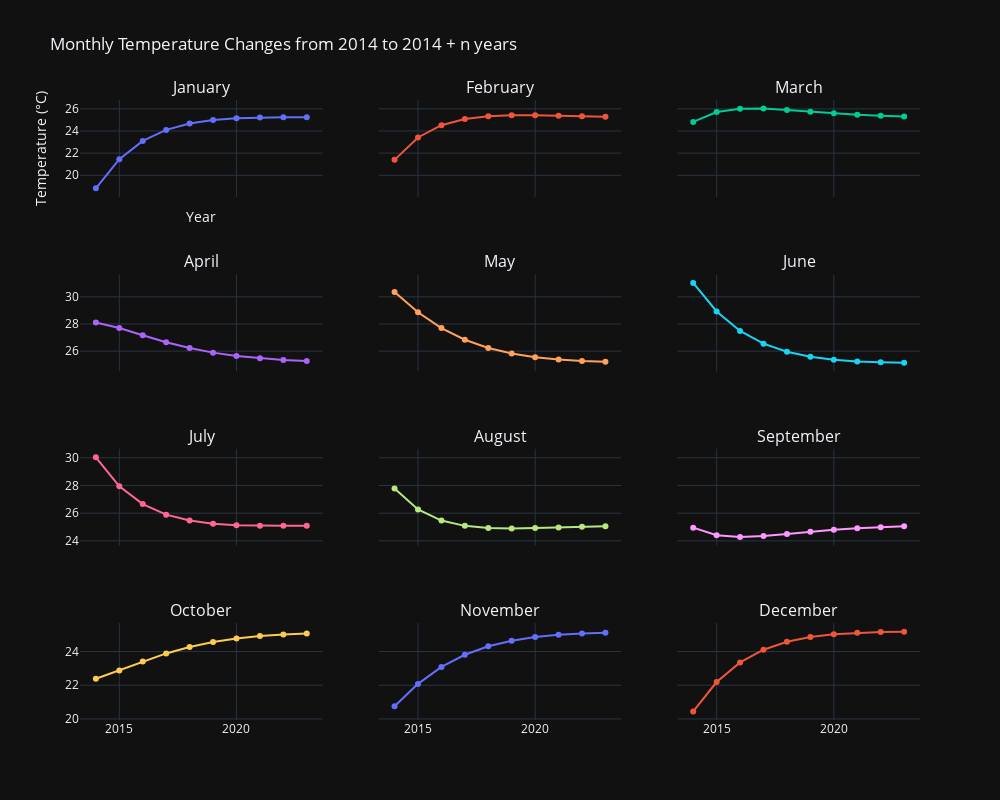

The cell this chart's notebook holds for it:
### Code cell
import plotly.graph_objects as go
from plotly.subplots import make_subplots

# Assuming monthly_change and num_years are already defined

# List of months for labeling
months = ["January", "February", "March", "April", "May", "June", 
          "July", "August", "September", "October", "November", "December"]

# Create subplots (4 rows, 3 columns)
fig = make_subplots(
    rows=4, cols=3,
    subplot_titles=months,
    shared_xaxes=True,
    shared_yaxes=True
)

# Add traces for each month
for pos in range(12):
    fig.add_trace(
        go.Scatter(
            x=[2014 + i for i in range(num_years)],  # Years from 2014 to 2014 + n
            y=monthly_change[pos],
            mode='lines+markers',
            name=months[pos]
        ),
        row=(pos // 3) + 1,  # Determine row (1 to 4)
        col=(pos % 3) + 1   # Determine column (1 to 3)
    )

# Update layout for the plot
fig.update_layout(
    title="Monthly Temperature Changes from 2014 to 2014 + n years",
    showlegend=False,  # Hide legend as it's redundant here
    height=800,        # Set height of the figure
    width=1000,        # Set width of the figure
    template="plotly_dark",
    xaxis_title="Year",
    yaxis_title="Temperature (°C)"
)

# Show the interactive plot
fig.show()

### Figure 1 — Plotly figure (JSON) as saved in the notebook; plotly's stock layout.template omitted (floating-point values rounded to 4 significant figures)
{"data": [{"mode": "lines+markers", "name": "January", "type": "scatter", "x": [2014, 2015, 2016, 2017, 2018, 2019, 2020, 2021, 2022, 2023], "xaxis": "x", "y": [18.83, 21.46, 23.11, 24.1, 24.67, 24.99, 25.14, 25.21, 25.24, 25.23], "yaxis": "y"}, {"mode": "lines+markers", "name": "February", "type": "scatter", "x": [2014, 2015, 2016, 2017, 2018, 2019, 2020, 2021, 2022, 2023], "xaxis": "x2", "y": [21.39, 23.41, 24.52, 25.08, 25.33, 25.42, 25.41, 25.38, 25.33, 25.29], "yaxis": "y2"}, {"mode": "lines+markers", "name": "March", "type": "scatter", "x": [2014, 2015, 2016, 2017, 2018, 2019, 2020, 2021, 2022, 2023], "xaxis": "x3", "y": [24.82, 25.72, 26.02, 26.02, 25.9, 25.74, 25.59, 25.47, 25.37, 25.3], "yaxis": "y3"}, {"mode": "lines+markers", "name": "April", "type": "scatter", "x": [2014, 2015, 2016, 2017, 2018, 2019, 2020, 2021, 2022, 2023], "xaxis": "x4", "y": [28.1, 27.71, 27.17, 26.66, 26.23, 25.89, 25.64, 25.47, 25.35, 25.27], "yaxis": "y4"}, {"mode": "lines+markers", "name": "May", "type": "scatter", "x": [2014, 2015, 2016, 2017, 2018, 2019, 2020, 2021, 2022, 2023], "xaxis": "x5", "y": [30.35, 28.86, 27.7, 26.84, 26.24, 25.82, 25.56, 25.38, 25.28, 25.22], "yaxis": "y5"}, {"mode": "lines+markers", "name": "June", "type": "scatter", "x": [2014, 2015, 2016, 2017, 2018, 2019, 2020, 2021, 2022, 2023], "xaxis": "x6", "y": [31.02, 28.92, 27.49, 26.55, 25.95, 25.58, 25.37, 25.24, 25.18, 25.15], "yaxis": "y6"}, {"mode": "lines+markers", "name": "July", "type": "scatter", "x": [2014, 2015, 2016, 2017, 2018, 2019, 2020, 2021, 2022, 2023], "xaxis": "x7", "y": [30.03, 27.94, 26.65, 25.89, 25.47, 25.24, 25.13, 25.09, 25.08, 25.09], "yaxis": "y7"}, {"mode": "lines+markers", "name": "August", "type": "scatter", "x": [2014, 2015, 2016, 2017, 2018, 2019, 2020, 2021, 2022, 2023], "xaxis": "x8", "y": [27.77, 26.26, 25.47, 25.08, 24.93, 24.9, 24.92, 24.97, 25.01, 25.05], "yaxis": "y8"}, {"mode": "lines+markers", "name": "September", "type": "scatter", "x": [2014, 2015, 2016, 2017, 2018, 2019, 2020, 2021, 2022, 2023], "xaxis": "x9", "y": [24.95, 24.4, 24.28, 24.35, 24.5, 24.65, 24.79, 24.91, 24.99, 25.05], "yaxis": "y9"}, {"mode": "lines+markers", "name": "October", "type": "scatter", "x": [2014, 2015, 2016, 2017, 2018, 2019, 2020, 2021, 2022, 2023], "xaxis": "x10", "y": [22.38, 22.88, 23.41, 23.89, 24.27, 24.56, 24.77, 24.92, 25.01, 25.08], "yaxis": "y10"}, {"mode": "lines+markers", "name": "November", "type": "scatter", "x": [2014, 2015, 2016, 2017, 2018, 2019, 2020, 2021, 2022, 2023], "xaxis": "x11", "y": [20.76, 22.08, 23.09, 23.81, 24.31, 24.65, 24.86, 25.0, 25.08, 25.12], "yaxis": "y11"}, {"mode": "lines+markers", "name": "December", "type": "scatter", "x": [2014, 2015, 2016, 2017, 2018, 2019, 2020, 2021, 2022, 2023], "xaxis": "x12", "y": [20.45, 22.19, 23.35, 24.11, 24.58, 24.86, 25.02, 25.11, 25.16, 25.18], "yaxis": "y12"}], "layout": {"annotations": [{"font": {"size": 16}, "showarrow": false, "text": "January", "x": 0.1444, "xanchor": "center", "xref": "paper", "y": 1, "yanchor": "bottom", "yref": "paper"}, {"font": {"size": 16}, "showarrow": false, "text": "February", "x": 0.5, "xanchor": "center", "xref": "paper", "y": 1, "yanchor": "bottom", "yref": "paper"}, {"font": {"size": 16}, "showarrow": false, "text": "March", "x": 0.8556, "xanchor": "center", "xref": "paper", "y": 1, "yanchor": "bottom", "yref": "paper"}, {"font": {"size": 16}, "showarrow": false, "text": "April", "x": 0.1444, "xanchor": "center", "xref": "paper", "y": 0.7188, "yanchor": "bottom", "yref": "paper"}, {"font": {"size": 16}, "showarrow": false, "text": "May", "x": 0.5, "xanchor": "center", "xref": "paper", "y": 0.7188, "yanchor": "bottom", "yref": "paper"}, {"font": {"size": 16}, "showarrow": false, "text": "June", "x": 0.8556, "xanchor": "center", "xref": "paper", "y": 0.7188, "yanchor": "bottom", "yref": "paper"}, {"font": {"size": 16}, "showarrow": false, "text": "July", "x": 0.1444, "xanchor": "center", "xref": "paper", "y": 0.4375, "yanchor": "bottom", "yref": "paper"}, {"font": {"size": 16}, "showarrow": false, "text": "August", "x": 0.5, "xanchor": "center", "xref": "paper", "y": 0.4375, "yanchor": "bottom", "yref": "paper"}, {"font": {"size": 16}, "showarrow": false, "text": "September", "x": 0.8556, "xanchor": "center", "xref": "paper", "y": 0.4375, "yanchor": "bottom", "yref": "paper"}, {"font": {"size": 16}, "showarrow": false, "text": "October", "x": 0.1444, "xanchor": "center", "xref": "paper", "y": 0.1562, "yanchor": "bottom", "yref": "paper"}, {"font": {"size": 16}, "showarrow": false, "text": "November", "x": 0.5, "xanchor": "center", "xref": "paper", "y": 0.1562, "yanchor": "bottom", "yref": "paper"}, {"font": {"size": 16}, "showarrow": false, "text": "December", "x": 0.8556, "xanchor": "center", "xref": "paper", "y": 0.1562, "yanchor": "bottom", "yref": "paper"}], "height": 800, "showlegend": false, "title": {"text": "Monthly Temperature Changes from 2014 to 2014 + n years"}, "width": 1000, "xaxis": {"anchor": "y", "domain": [0, 0.2889], "matches": "x10", "showticklabels": false, "title": {"text": "Year"}}, "xaxis10": {"anchor": "y10", "domain": [0, 0.2889]}, "xaxis11": {"anchor": "y11", "domain": [0.3556, 0.6444]}, "xaxis12": {"anchor": "y12", "domain": [0.7111, 1]}, "xaxis2": {"anchor": "y2", "domain": [0.3556, 0.6444], "matches": "x11", "showticklabels": false}, "xaxis3": {"anchor": "y3", "domain": [0.7111, 1], "matches": "x12", "showticklabels": false}, "xaxis4": {"anchor": "y4", "domain": [0, 0.2889], "matches": "x10", "showticklabels": false}, "xaxis5": {"anchor": "y5", "domain": [0.3556, 0.6444], "matches": "x11", "showticklabels": false}, "xaxis6": {"anchor": "y6", "domain": [0.7111, 1], "matches": "x12", "showticklabels": false}, "xaxis7": {"anchor": "y7", "domain": [0, 0.2889], "matches": "x10", "showticklabels": false}, "xaxis8": {"anchor": "y8", "domain": [0.3556, 0.6444], "matches": "x11", "showticklabels": false}, "xaxis9": {"anchor": "y9", "domain": [0.7111, 1], "matches": "x12", "showticklabels": false}, "yaxis": {"anchor": "x", "domain": [0.8438, 1], "title": {"text": "Temperature (°C)"}}, "yaxis10": {"anchor": "x10", "domain": [0, 0.1562]}, "yaxis11": {"anchor": "x11", "domain": [0, 0.1562], "matches": "y10", "showticklabels": false}, "yaxis12": {"anchor": "x12", "domain": [0, 0.1562], "matches": "y10", "showticklabels": false}, "yaxis2": {"anchor": "x2", "domain": [0.8438, 1], "matches": "y", "showticklabels": false}, "yaxis3": {"anchor": "x3", "domain": [0.8438, 1], "matches": "y", "showticklabels": false}, "yaxis4": {"anchor": "x4", "domain": [0.5625, 0.7188]}, "yaxis5": {"anchor": "x5", "domain": [0.5625, 0.7188], "matches": "y4", "showticklabels": false}, "yaxis6": {"anchor": "x6", "domain": [0.5625, 0.7188], "matches": "y4", "showticklabels": false}, "yaxis7": {"anchor": "x7", "domain": [0.2812, 0.4375]}, "yaxis8": {"anchor": "x8", "domain": [0.2812, 0.4375], "matches": "y7", "showticklabels": false}, "yaxis9": {"anchor": "x9", "domain": [0.2812, 0.4375], "matches": "y7", "showticklabels": false}}}
